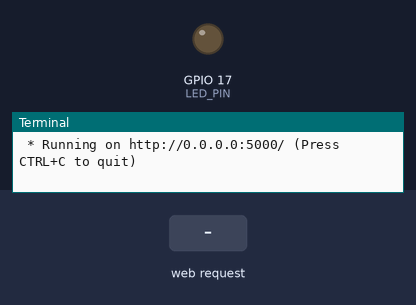
Bench run of a program on a simulated Raspberry Pi (BCM pin numbers). Shown: output pins drawn as LEDs (lit = HIGH), the last lines printed to the terminal. The test bench sets the inputs (shaded band). The clock reads 2024-03-15 10:24:30 at power-on unless the program sets it.

Above: at 1.2 s.
1.3 s: HTTP request for /led/on received
At 2.4 s:
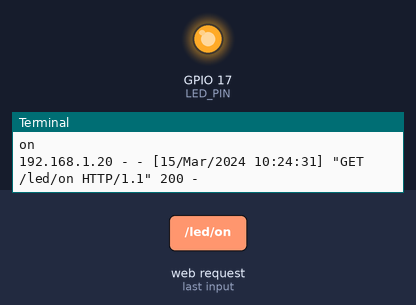
4.3 s: HTTP request for /led/off received
At 4.6 s:
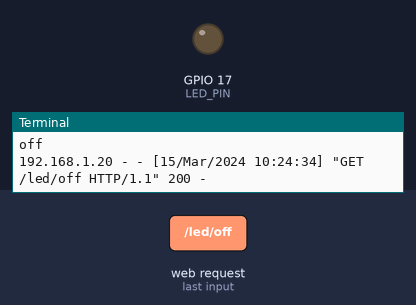
Timing chart, 0 to 7.3 s (numbered marks = the images above; inputs shaded):
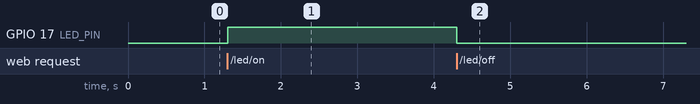

Measured:
- after the input at 1.3 s, GPIO 17 (LED_PIN): LOW → HIGH at once
- after the input at 4.3 s, GPIO 17 (LED_PIN): HIGH → LOW at once

The program:

flask_led.py
```python
from flask import Flask
import RPi.GPIO as GPIO

LED_PIN = 17

#Flask 객체 생성 // 이렇게 하면 이름이 바뀌어도 파일 이름으로 들어가게 되어 있음
#__name__ 파일 이름
app = Flask(__name__)

GPIO.setmode(GPIO.BCM)
GPIO.setup(LED_PIN, GPIO.OUT)

#0.0.0.0:5000

@app.route("/")
def hello():
    return '''
        <p>Hello, Flask!</p>
        <a href="/led/on">LED ON</a>
        <a href="/led/off">LED OFF</a>
    '''

@app.route("/led/<op>")
def led_op(op):
    if op == "on":
        GPIO.output(LED_PIN, GPIO.HIGH)
        print("on")
        return '''
            <p>LED ON</p>
            <a href="/">Go Home</a>
        '''
    elif op == "off":
        GPIO.output(LED_PIN,GPIO.LOW)
        print("off")
        return '''
            <p>LED OFF</p>
            <a href="/">Go Home</a>
        '''

#@app.route("/led/on")
def ON():
    return '''
        <p>LED ON</p>
        <a href="/">Go Home</a>
    '''

#@app.route("/led/off")
def OFF():
    return '''
        <p>LED OFF</p>
        <a href="/">Go Home</a>
    '''

if __name__=="__main__":
    try:
        app.run(host="0.0.0.0")
    finally:
        GPIO.cleanup()
```
